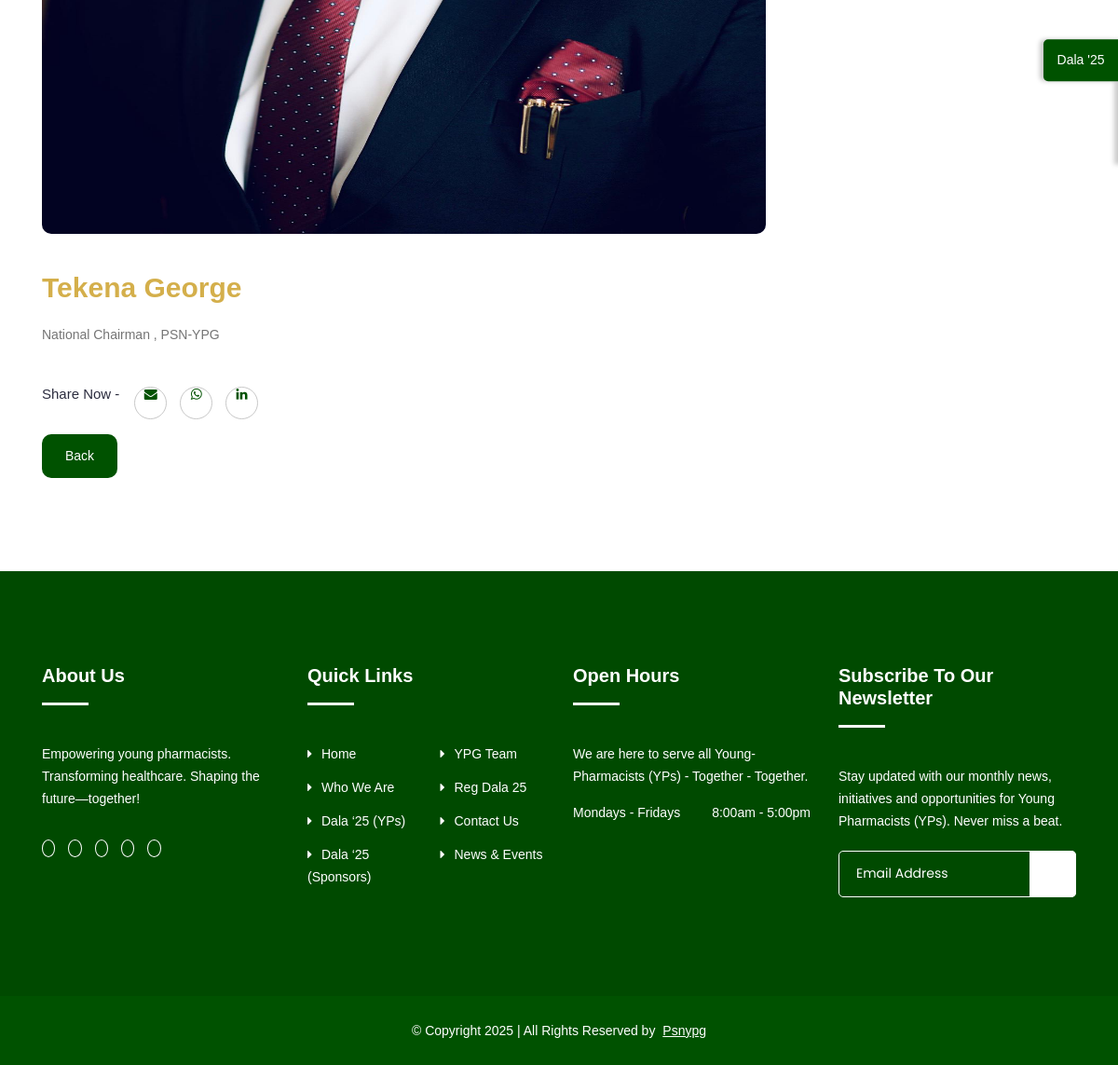
The page /excos_users_article/1/ (lower part) on the database as committed earlier.
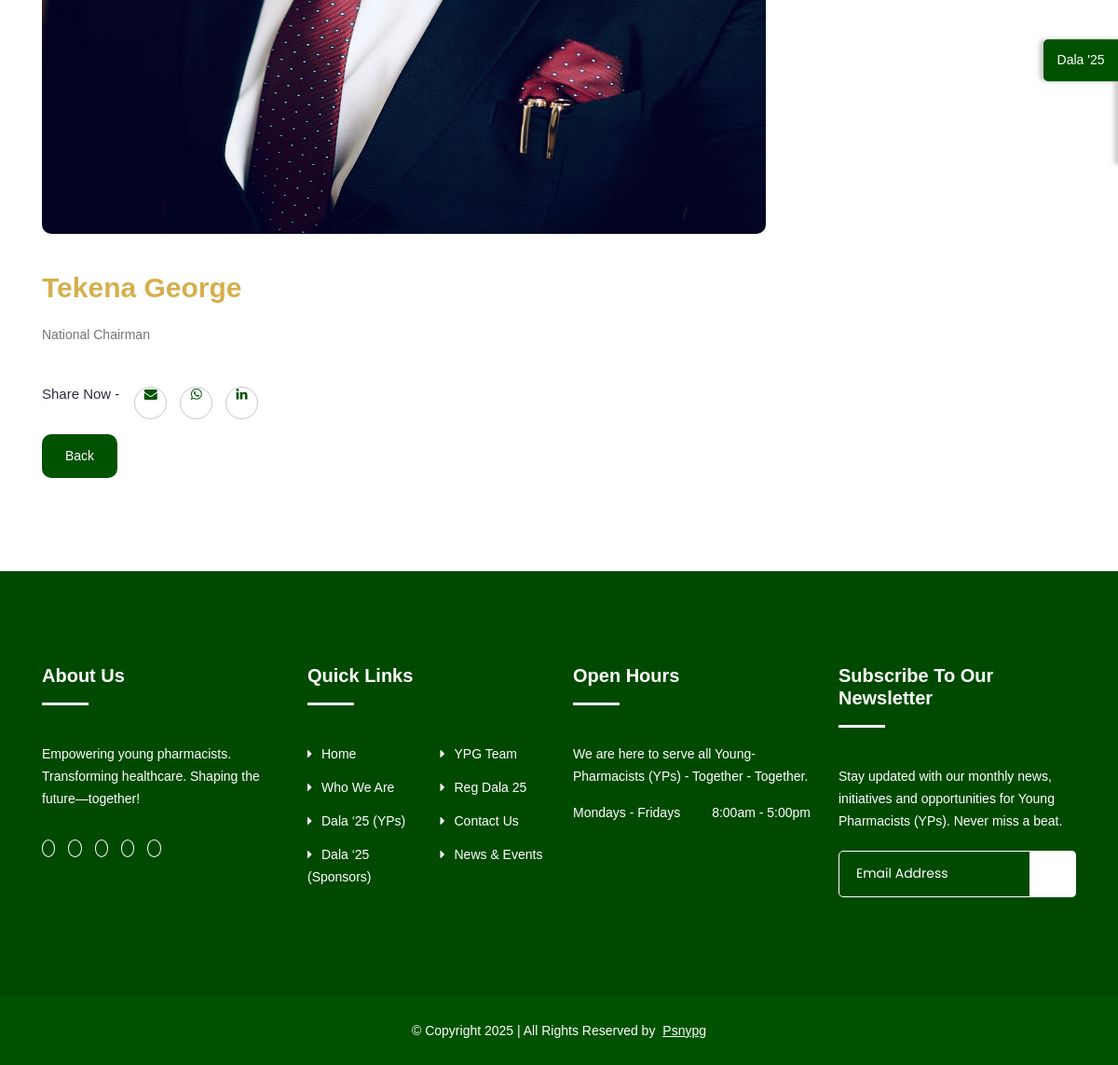
The same page on the database as committed later.
### psnypg/models.py (models this page shows, shortened)
class ExcosUser(models.Model):
    excos_user_name = models.CharField(max_length=255)
    excos_user_description = models.TextField()
    excos_user_slug = models.SlugField (max_length=255,blank=True, null=True)
    excos_user_email = models.EmailField(max_length=255)
    excos_user_whatsapp_number = models.CharField(max_length=15)
    excos_user_img = models.ImageField(upload_to='excos_images/')
    excos_user_linkedIn_url = models.URLField(max_length=255, blank=True, null=True)  # LinkedIn URL field
    excos_user_publish_date = models.DateTimeField(auto_now_add=True)
    excos_user_author = models.ForeignKey(User, on_delete=models.CASCADE)
    class Meta:
        ordering = ['excos_user_publish_date']

### psnypg/views.py (the view, shortened to what this page needs)
# urls.py: path('excos_users_article/<int:pk>/', ExcosUserArticleDetailView.as_view(), name='excos_users_article'),
class ExcosUserArticleDetailView(DetailView):
    model = ExcosUser
    template_name = 'psnypg/excos_users_article.html'

### templates/psnypg/excos_users_article.html (shortened to what this page needs)
{% extends "base.html" %}
{% load static %}
{% block content%}
		<section class="pf-details section">
			<div class="container">
				<div class="row">
					<div class="col-12">
						<div class="inner-content">
							<img src="{{object.excos_user_img.url }}"style="height: 700px;width:70%; border-radius:10px;" alt="#">
							<div class="body-text">
								<h3 style="color: #D4AF4B;" >{{ object.excos_user_name }}</h3>
								<p>{{ object.excos_user_description }}</p>
								<div class="share">
									<h4>Share Now -</h4>
									<ul>
										<li><a href="mailto:{{ post.excos_user_email }}" target="_blank" style="color: #005200;"><i class="fa fa-envelope" aria-hidden="true"></i></a></li>
										<li><a href="https://wa.me/{{ post.excos_user_whatsapp_number }}?text=Hi Psn-Ypg?" target="_blank" style="color: #005200;"><i class="fa fa-whatsapp" aria-hidden="true"></i></a></li>
										<li><a href="{{ post.excos_user_linkedIn_url }}" target="_blank" style="color: #005200;"><i class="fa fa-linkedin" aria-hidden="true"></i></a></li>
									</ul>
								</div>
								<div class="btn-wrapper">
									<a href="javascript:history.back();" class="btn btn-primary" style="border-radius: 10px;"> Back </a>
								</div>
							</div>
						</div>
					</div>
				</div>
			</div>
		</section>
		{% endblock %}

Rows that differ between the two databases and show on the page:
changed ExcosUser "Tekena George": excos_user_description "National Chairman , PSN-YPG" → "National Chairman"
